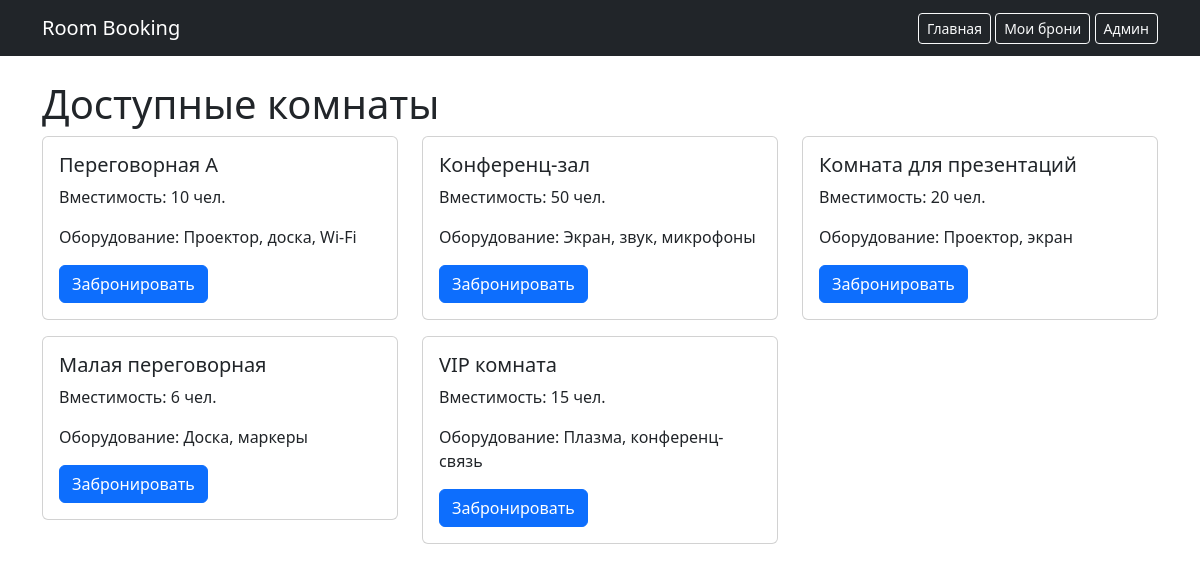
Before: / with the older database file.
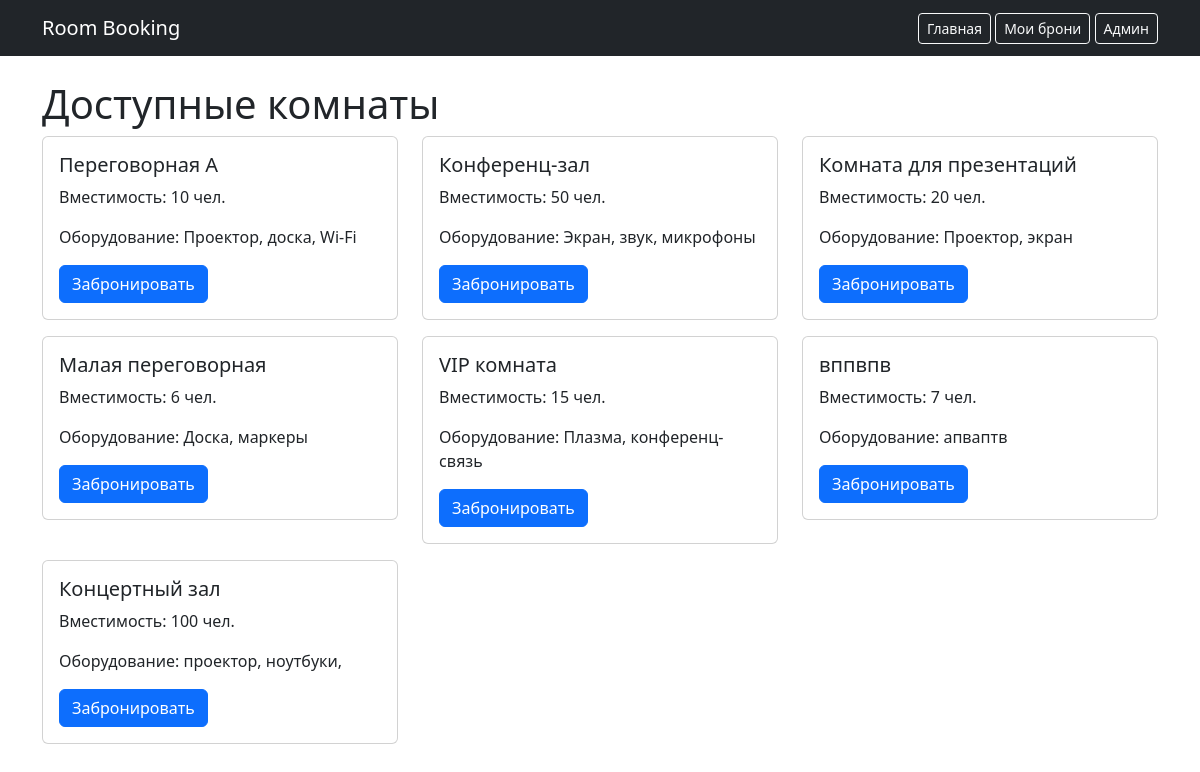
After: the same page with the newer database file.
### database.py (models this page shows)
class Room(db.Model):
    __tablename__ = 'rooms'  # Название таблицы в БД (ДВА подчеркивания)
    id = db.Column(db.Integer, primary_key=True)           # ID комнаты (главный ключ)
    name = db.Column(db.String(100), nullable=False)       # Название комнаты
    capacity = db.Column(db.Integer, nullable=False)       # Вместимость
    equipment = db.Column(db.String(200))                  # Оборудование
    bookings = db.relationship('Booking', backref='room', lazy=True)

### app.py (the view)
@app.route('/')
def index():
    rooms = Room.query.all()
    bookings = Booking.query.order_by(Booking.date, Booking.start_time).all()
    return render_template('index.html', rooms=rooms, bookings=bookings)

### templates/index.html
{% extends "base.html" %}
{% block content %}
<h1>Доступные комнаты</h1>
<div class="row">
    {% for room in rooms %}
    <div class="col-md-4">
        <div class="card mb-3">
            <div class="card-body">
                <h5>{{ room.name }}</h5>
                <p>Вместимость: {{ room.capacity }} чел.</p>
                <p>Оборудование: {{ room.equipment }}</p>
                <a href="/booking/{{ room.id }}" class="btn btn-primary">Забронировать</a>
            </div>
        </div>
    </div>
    {% endfor %}
</div>
{% endblock %}

### templates/base.html (shortened to what this page needs)
<!DOCTYPE html>
<html>
<head>
    <link href="https://cdn.jsdelivr.net/npm/bootstrap@5.3.0/dist/css/bootstrap.min.css" rel="stylesheet">
</head>
<body>
    <nav class="navbar navbar-dark bg-dark">
        <div class="container">
            <a class="navbar-brand" href="/">Room Booking</a>
            <div>
                <a class="btn btn-outline-light btn-sm" href="/">Главная</a>
                <a class="btn btn-outline-light btn-sm" href="/my-bookings">Мои брони</a>
                <a class="btn btn-outline-light btn-sm" href="/admin">Админ</a>
            </div>
        </div>
    </nav>
    <div class="container mt-4">
        {% block content %}{% endblock %}
    </div>
</body>
</html>

Changed rows visible on the page:
added Room: name "вппвпв", capacity "7", equipment "апваптв"
added Room: name "Концертный зал", capacity "100", equipment "проектор, ноутбуки,"
